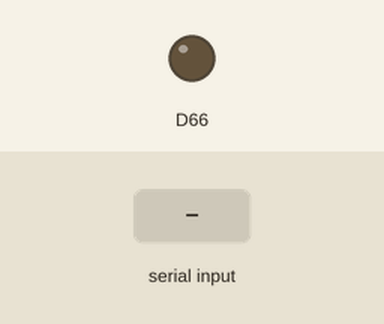
Recording of a sketch running on a simulated Arduino Due. Parts: output pins drawn as LEDs (lit = HIGH). Inputs (shaded band) come from the test bench.

Above: at 1.2 s.
1.3 s: "1" received over Serial
At 3.3 s:
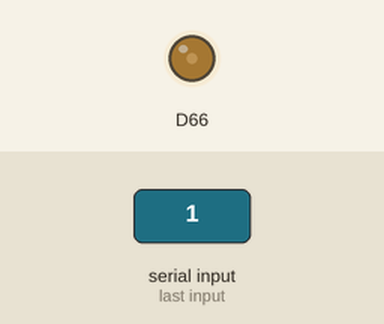
3.8 s: "2" received over Serial
At 5.2 s:
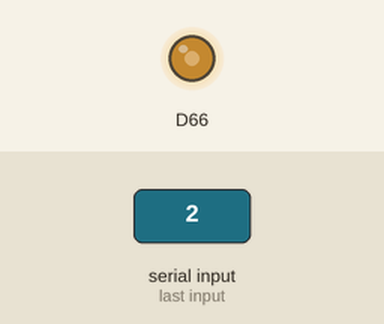
6.3 s: "4" received over Serial
At 8.3 s:
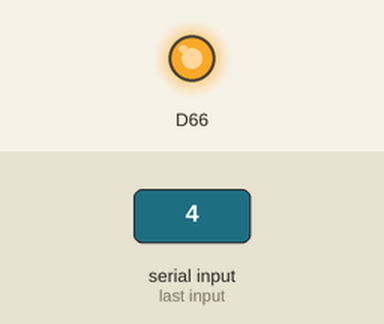
Timing chart, 0 to 9.8 s (numbered marks = the images above; inputs shaded):
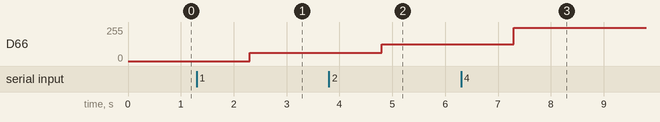

Measured:
- after the input at 1.3 s, D66: 0/255 → 62/255 after 1.0 s
- after the input at 3.8 s, D66: 62/255 → 124/255 after 1.0 s
- after the input at 6.3 s, D66: 124/255 → 249/255 after 1.0 s

The sketch:

first_test.ino
```cpp
//int ledPin = 9;      // LED connected to digital pin 9
int analogPin = 2;   // potentiometer connected to analog pin 2
int val = 3;         // variable to store the read value
int noofbytes = 0;
int b1 = 0;
int b2 = 0;

char buf[4];

String inString = "";

void setup()
{
  //pinMode(analogPin, OUTPUT);   // sets the pin as output
   analogWriteResolution(12);
   Serial.begin(9600);
}

int conv(char ch)
{
  switch(int(ch)) {
    case 176 : return 0; break;
    case 49 : return 1; break;
    case 50 : return 2; break;
    case 179 : return 3; break;
    case 52 : return 4; break;
    case 181 : return 5; break;
    case 182 : return 6; break;
    case 55 : return 7; break;
    case 56 : return 8; break;
    case 185 : return 9; break;
  }
}

void loop()
{
  //val = analogRead(analogPin);   // read the input pin

  if (Serial.available() > 0) {
                // read the incoming byte:
                //incomingByte = Serial.read();

                //val = Serial.read();
                //val = Serial.parseInt();
                //incomingByte = int(Serial.readString());

                //// say what you got:
                //Serial.print("I received: ");
                //Serial.println(incomingByte, DEC);

                //val = Serial.parseInt();
                noofbytes = Serial.readBytes(buf,4);
                val = conv(buf[3]) + 10*conv(buf[2]) + 100*conv(buf[1]) + 1000*conv(buf[0]);

                analogWrite(DAC0, val);  // analogRead values go from 0 to 1023, analogWrite values from 0 to 255
                //analogWrite(DAC0, int(b2));  // analogRead values go from 0 to 1023, analogWrite values from 0 to 255

                //Serial.println();
                //Serial.print("Byte: ");
                //Serial.println(incomingByte);
                //Serial.print("val: ");

                //Serial.print("end");
                //Serial.println();

                //delay(1);
                //Serial.println(buf[0]);
                //Serial.println(buf[1]);
                //Serial.println(buf[2]);
                //Serial.println(buf[3]);
                //Serial.println(val);
                //Serial.println(1234346);
                //Serial.println("end");
                inString = "";
        }


  //delay(2);

}
```
